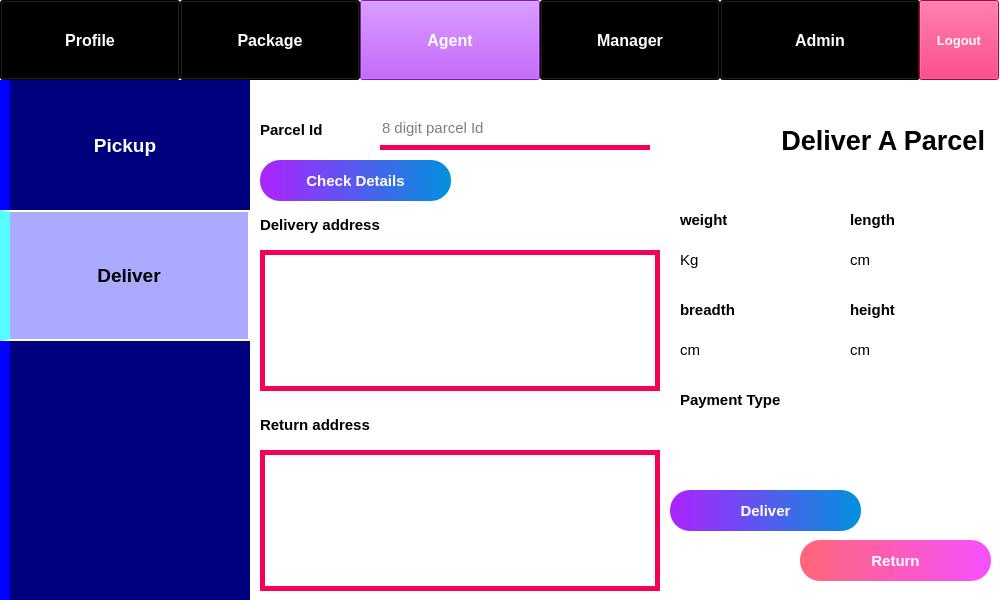
<?xml version="1.0" encoding="UTF-8"?>
<ui version="4.0">
 <class>MainWindow</class>
 <widget class="QMainWindow" name="MainWindow">
  <property name="geometry">
   <rect>
    <x>0</x>
    <y>0</y>
    <width>1000</width>
    <height>600</height>
   </rect>
  </property>
  <property name="windowTitle">
   <string>Deliver Parcel</string>
  </property>
  <property name="windowIcon">
   <iconset>
    <normaloff>../images/PMS logo.PNG</normaloff>../images/PMS logo.PNG</iconset>
  </property>
  <property name="styleSheet">
   <string notr="true">background-color: rgb(255, 255, 255);</string>
  </property>
  <widget class="QWidget" name="centralwidget">
   <widget class="QPushButton" name="pushButton">
    <property name="geometry">
     <rect>
      <x>0</x>
      <y>0</y>
      <width>180</width>
      <height>80</height>
     </rect>
    </property>
    <property name="font">
     <font>
      <pointsize>12</pointsize>
      <weight>75</weight>
      <bold>true</bold>
     </font>
    </property>
    <property name="styleSheet">
     <string notr="true">background-color: rgb(0, 0, 0);
color: rgb(255, 255, 255);</string>
    </property>
    <property name="text">
     <string>Profile</string>
    </property>
   </widget>
   <widget class="QPushButton" name="pushButton_2">
    <property name="geometry">
     <rect>
      <x>180</x>
      <y>0</y>
      <width>180</width>
      <height>80</height>
     </rect>
    </property>
    <property name="font">
     <font>
      <pointsize>12</pointsize>
      <weight>75</weight>
      <bold>true</bold>
     </font>
    </property>
    <property name="styleSheet">
     <string notr="true">background-color: rgb(0, 0, 0);
color: rgb(255, 255, 255);</string>
    </property>
    <property name="text">
     <string>Package</string>
    </property>
   </widget>
   <widget class="QPushButton" name="pushButton_3">
    <property name="geometry">
     <rect>
      <x>360</x>
      <y>0</y>
      <width>180</width>
      <height>80</height>
     </rect>
    </property>
    <property name="font">
     <font>
      <pointsize>12</pointsize>
      <weight>75</weight>
      <bold>true</bold>
     </font>
    </property>
    <property name="styleSheet">
     <string notr="true">background-color: rgb(173, 35, 255);
color: rgb(255, 255, 255);</string>
    </property>
    <property name="text">
     <string>Agent</string>
    </property>
   </widget>
   <widget class="QPushButton" name="pushButton_4">
    <property name="geometry">
     <rect>
      <x>540</x>
      <y>0</y>
      <width>180</width>
      <height>80</height>
     </rect>
    </property>
    <property name="font">
     <font>
      <pointsize>12</pointsize>
      <weight>75</weight>
      <bold>true</bold>
     </font>
    </property>
    <property name="styleSheet">
     <string notr="true">background-color: rgb(0, 0, 0);
color: rgb(255, 255, 255);</string>
    </property>
    <property name="text">
     <string>Manager</string>
    </property>
   </widget>
   <widget class="QPushButton" name="pushButton_5">
    <property name="geometry">
     <rect>
      <x>720</x>
      <y>0</y>
      <width>200</width>
      <height>80</height>
     </rect>
    </property>
    <property name="font">
     <font>
      <pointsize>12</pointsize>
      <weight>75</weight>
      <bold>true</bold>
     </font>
    </property>
    <property name="styleSheet">
     <string notr="true">background-color: rgb(0, 0, 0);
color: rgb(255, 255, 255);</string>
    </property>
    <property name="text">
     <string>Admin</string>
    </property>
   </widget>
   <widget class="QPushButton" name="pushButton_6">
    <property name="geometry">
     <rect>
      <x>260</x>
      <y>160</y>
      <width>191</width>
      <height>41</height>
     </rect>
    </property>
    <property name="font">
     <font>
      <pointsize>11</pointsize>
      <weight>75</weight>
      <bold>true</bold>
     </font>
    </property>
    <property name="styleSheet">
     <string notr="true">background-color: qlineargradient(spread:pad, x1:0, y1:0, x2:1, y2:0, stop:0 rgba(173, 35, 255, 255), stop:1 rgba(0, 145, 221, 255));
color: rgb(255, 255, 255);
border-radius: 20px;</string>
    </property>
    <property name="text">
     <string>Check Details</string>
    </property>
   </widget>
   <widget class="QPushButton" name="pushButton_7">
    <property name="geometry">
     <rect>
      <x>919</x>
      <y>0</y>
      <width>80</width>
      <height>80</height>
     </rect>
    </property>
    <property name="font">
     <font>
      <pointsize>10</pointsize>
      <weight>75</weight>
      <bold>true</bold>
     </font>
    </property>
    <property name="styleSheet">
     <string notr="true">background-color: rgb(245, 0, 87);
color: rgb(255, 255, 255);</string>
    </property>
    <property name="text">
     <string>Logout</string>
    </property>
   </widget>
   <widget class="QLabel" name="label">
    <property name="geometry">
     <rect>
      <x>0</x>
      <y>80</y>
      <width>250</width>
      <height>520</height>
     </rect>
    </property>
    <property name="styleSheet">
     <string notr="true">background-color: rgb(0, 0, 127);
border-left: 10px solid rgb(0, 0, 255);</string>
    </property>
    <property name="text">
     <string/>
    </property>
   </widget>
   <widget class="QPushButton" name="pushButton_8">
    <property name="geometry">
     <rect>
      <x>0</x>
      <y>80</y>
      <width>250</width>
      <height>131</height>
     </rect>
    </property>
    <property name="font">
     <font>
      <pointsize>14</pointsize>
      <weight>75</weight>
      <bold>true</bold>
     </font>
    </property>
    <property name="styleSheet">
     <string notr="true">background-color: rgb(0, 0, 127);
color: rgb(255, 255, 255);
border-left: 10px solid rgb(0, 0, 255);</string>
    </property>
    <property name="text">
     <string>Pickup</string>
    </property>
    <property name="flat">
     <bool>true</bool>
    </property>
   </widget>
   <widget class="QPushButton" name="pushButton_9">
    <property name="geometry">
     <rect>
      <x>0</x>
      <y>210</y>
      <width>250</width>
      <height>131</height>
     </rect>
    </property>
    <property name="font">
     <font>
      <pointsize>14</pointsize>
      <weight>75</weight>
      <bold>true</bold>
     </font>
    </property>
    <property name="styleSheet">
     <string notr="true">background-color: rgb(170, 170, 255);
color: rgb(0, 0, 0);
border: 2px solid white;
border-left: 10px solid rgb(85, 255, 255);
</string>
    </property>
    <property name="text">
     <string>Deliver</string>
    </property>
    <property name="flat">
     <bool>true</bool>
    </property>
   </widget>
   <widget class="QLabel" name="label_2">
    <property name="geometry">
     <rect>
      <x>660</x>
      <y>100</y>
      <width>340</width>
      <height>81</height>
     </rect>
    </property>
    <property name="font">
     <font>
      <pointsize>20</pointsize>
      <weight>75</weight>
      <bold>true</bold>
     </font>
    </property>
    <property name="styleSheet">
     <string notr="true">background-color: rgba(255, 255, 255, 0.5);</string>
    </property>
    <property name="text">
     <string>Deliver A Parcel  </string>
    </property>
    <property name="alignment">
     <set>Qt::AlignRight|Qt::AlignTrailing|Qt::AlignVCenter</set>
    </property>
   </widget>
   <widget class="QLabel" name="label_5">
    <property name="geometry">
     <rect>
      <x>250</x>
      <y>80</y>
      <width>741</width>
      <height>521</height>
     </rect>
    </property>
    <property name="text">
     <string/>
    </property>
    <property name="pixmap">
     <pixmap>../images/deliver.png</pixmap>
    </property>
    <property name="scaledContents">
     <bool>true</bool>
    </property>
   </widget>
   <widget class="QLabel" name="label_3">
    <property name="geometry">
     <rect>
      <x>680</x>
      <y>200</y>
      <width>100</width>
      <height>40</height>
     </rect>
    </property>
    <property name="font">
     <font>
      <pointsize>11</pointsize>
      <weight>75</weight>
      <bold>true</bold>
     </font>
    </property>
    <property name="text">
     <string>weight</string>
    </property>
   </widget>
   <widget class="QLabel" name="label_4">
    <property name="geometry">
     <rect>
      <x>850</x>
      <y>200</y>
      <width>101</width>
      <height>40</height>
     </rect>
    </property>
    <property name="font">
     <font>
      <pointsize>11</pointsize>
      <weight>75</weight>
      <bold>true</bold>
     </font>
    </property>
    <property name="styleSheet">
     <string notr="true">background-color: rgba(255, 255, 255, 0.5);</string>
    </property>
    <property name="text">
     <string>length</string>
    </property>
   </widget>
   <widget class="QLabel" name="label_6">
    <property name="geometry">
     <rect>
      <x>680</x>
      <y>290</y>
      <width>101</width>
      <height>40</height>
     </rect>
    </property>
    <property name="font">
     <font>
      <pointsize>11</pointsize>
      <weight>75</weight>
      <bold>true</bold>
     </font>
    </property>
    <property name="styleSheet">
     <string notr="true">background-color: rgba(255, 255, 255, 0.5);</string>
    </property>
    <property name="text">
     <string>breadth</string>
    </property>
   </widget>
   <widget class="QLabel" name="label_7">
    <property name="geometry">
     <rect>
      <x>850</x>
      <y>290</y>
      <width>101</width>
      <height>40</height>
     </rect>
    </property>
    <property name="font">
     <font>
      <pointsize>11</pointsize>
      <weight>75</weight>
      <bold>true</bold>
     </font>
    </property>
    <property name="styleSheet">
     <string notr="true">background-color: rgba(255, 255, 255, 0.5);</string>
    </property>
    <property name="text">
     <string>height</string>
    </property>
   </widget>
   <widget class="QLabel" name="label_8">
    <property name="geometry">
     <rect>
      <x>260</x>
      <y>410</y>
      <width>181</width>
      <height>30</height>
     </rect>
    </property>
    <property name="font">
     <font>
      <pointsize>11</pointsize>
      <weight>75</weight>
      <bold>true</bold>
     </font>
    </property>
    <property name="styleSheet">
     <string notr="true">background-color: rgba(255, 255, 255, 0.5);</string>
    </property>
    <property name="text">
     <string>Return address</string>
    </property>
   </widget>
   <widget class="QLabel" name="label_9">
    <property name="geometry">
     <rect>
      <x>680</x>
      <y>240</y>
      <width>100</width>
      <height>40</height>
     </rect>
    </property>
    <property name="font">
     <font>
      <pointsize>11</pointsize>
      <weight>50</weight>
      <bold>false</bold>
     </font>
    </property>
    <property name="text">
     <string>Kg</string>
    </property>
   </widget>
   <widget class="QLabel" name="label_10">
    <property name="geometry">
     <rect>
      <x>850</x>
      <y>240</y>
      <width>100</width>
      <height>40</height>
     </rect>
    </property>
    <property name="font">
     <font>
      <pointsize>11</pointsize>
      <weight>50</weight>
      <bold>false</bold>
     </font>
    </property>
    <property name="styleSheet">
     <string notr="true">background-color: rgba(255, 255, 255, 0.5);</string>
    </property>
    <property name="text">
     <string>cm</string>
    </property>
   </widget>
   <widget class="QLabel" name="label_11">
    <property name="geometry">
     <rect>
      <x>680</x>
      <y>330</y>
      <width>100</width>
      <height>40</height>
     </rect>
    </property>
    <property name="font">
     <font>
      <pointsize>11</pointsize>
      <weight>50</weight>
      <bold>false</bold>
     </font>
    </property>
    <property name="text">
     <string>cm</string>
    </property>
   </widget>
   <widget class="QLabel" name="label_12">
    <property name="geometry">
     <rect>
      <x>850</x>
      <y>330</y>
      <width>100</width>
      <height>40</height>
     </rect>
    </property>
    <property name="font">
     <font>
      <pointsize>11</pointsize>
      <weight>50</weight>
      <bold>false</bold>
     </font>
    </property>
    <property name="styleSheet">
     <string notr="true">background-color: rgba(255, 255, 255, 0.5);</string>
    </property>
    <property name="text">
     <string>cm</string>
    </property>
   </widget>
   <widget class="QLabel" name="label_13">
    <property name="geometry">
     <rect>
      <x>260</x>
      <y>110</y>
      <width>101</width>
      <height>40</height>
     </rect>
    </property>
    <property name="font">
     <font>
      <pointsize>11</pointsize>
      <weight>75</weight>
      <bold>true</bold>
     </font>
    </property>
    <property name="styleSheet">
     <string notr="true">background-color: rgba(255, 255, 255, 0.5);</string>
    </property>
    <property name="text">
     <string>Parcel Id</string>
    </property>
   </widget>
   <widget class="QLineEdit" name="lineEdit">
    <property name="geometry">
     <rect>
      <x>380</x>
      <y>110</y>
      <width>270</width>
      <height>40</height>
     </rect>
    </property>
    <property name="font">
     <font>
      <pointsize>11</pointsize>
     </font>
    </property>
    <property name="styleSheet">
     <string notr="true">border: none;
border-bottom: 5px solid rgb(245, 0, 87);
background-color: rgba(255, 255, 255, 0.5);</string>
    </property>
    <property name="placeholderText">
     <string>8 digit parcel Id</string>
    </property>
   </widget>
   <widget class="QLabel" name="label_14">
    <property name="geometry">
     <rect>
      <x>260</x>
      <y>210</y>
      <width>201</width>
      <height>30</height>
     </rect>
    </property>
    <property name="font">
     <font>
      <pointsize>11</pointsize>
      <weight>75</weight>
      <bold>true</bold>
     </font>
    </property>
    <property name="styleSheet">
     <string notr="true">background-color: rgba(255, 255, 255, 0);</string>
    </property>
    <property name="text">
     <string>Delivery address</string>
    </property>
   </widget>
   <widget class="QTextBrowser" name="textBrowser">
    <property name="geometry">
     <rect>
      <x>260</x>
      <y>250</y>
      <width>400</width>
      <height>141</height>
     </rect>
    </property>
    <property name="styleSheet">
     <string notr="true">border: 5px solid rgb(245, 0, 87);
background-color: rgba(255, 255, 255, 0.5);</string>
    </property>
   </widget>
   <widget class="QTextBrowser" name="textBrowser_2">
    <property name="geometry">
     <rect>
      <x>260</x>
      <y>450</y>
      <width>400</width>
      <height>141</height>
     </rect>
    </property>
    <property name="styleSheet">
     <string notr="true">border: 5px solid rgb(245, 0, 87);
background-color: rgba(255, 255, 255, 0.5);</string>
    </property>
   </widget>
   <widget class="QPushButton" name="pushButton_10">
    <property name="geometry">
     <rect>
      <x>670</x>
      <y>490</y>
      <width>191</width>
      <height>41</height>
     </rect>
    </property>
    <property name="font">
     <font>
      <pointsize>11</pointsize>
      <weight>75</weight>
      <bold>true</bold>
     </font>
    </property>
    <property name="styleSheet">
     <string notr="true">background-color: qlineargradient(spread:pad, x1:0, y1:0, x2:1, y2:0, stop:0 rgba(173, 35, 255, 255), stop:1 rgba(0, 145, 221, 255));
color: rgb(255, 255, 255);
border-radius: 20px;</string>
    </property>
    <property name="text">
     <string>Deliver</string>
    </property>
   </widget>
   <widget class="QPushButton" name="pushButton_11">
    <property name="geometry">
     <rect>
      <x>800</x>
      <y>540</y>
      <width>191</width>
      <height>41</height>
     </rect>
    </property>
    <property name="font">
     <font>
      <pointsize>11</pointsize>
      <weight>75</weight>
      <bold>true</bold>
     </font>
    </property>
    <property name="styleSheet">
     <string notr="true">background-color: qlineargradient(spread:pad, x1:1, y1:0, x2:0, y2:0, stop:0 rgba(248, 80, 255, 255), stop:1 rgba(255, 103, 119, 255));
color: rgb(255, 255, 255);
border-radius: 20px;</string>
    </property>
    <property name="text">
     <string>Return</string>
    </property>
   </widget>
   <widget class="QLabel" name="label_15">
    <property name="geometry">
     <rect>
      <x>680</x>
      <y>420</y>
      <width>171</width>
      <height>40</height>
     </rect>
    </property>
    <property name="font">
     <font>
      <pointsize>11</pointsize>
      <weight>50</weight>
      <bold>false</bold>
     </font>
    </property>
    <property name="styleSheet">
     <string notr="true">background-color: rgba(255, 255, 255, 0.5);</string>
    </property>
    <property name="text">
     <string/>
    </property>
   </widget>
   <widget class="QLabel" name="label_16">
    <property name="geometry">
     <rect>
      <x>680</x>
      <y>380</y>
      <width>171</width>
      <height>40</height>
     </rect>
    </property>
    <property name="font">
     <font>
      <pointsize>11</pointsize>
      <weight>75</weight>
      <bold>true</bold>
     </font>
    </property>
    <property name="styleSheet">
     <string notr="true">background-color: rgba(255, 255, 255, 0.5);</string>
    </property>
    <property name="text">
     <string>Payment Type</string>
    </property>
   </widget>
   <zorder>pushButton</zorder>
   <zorder>pushButton_2</zorder>
   <zorder>pushButton_3</zorder>
   <zorder>pushButton_4</zorder>
   <zorder>pushButton_5</zorder>
   <zorder>pushButton_7</zorder>
   <zorder>label</zorder>
   <zorder>pushButton_8</zorder>
   <zorder>pushButton_9</zorder>
   <zorder>label_5</zorder>
   <zorder>label_2</zorder>
   <zorder>label_3</zorder>
   <zorder>label_4</zorder>
   <zorder>label_6</zorder>
   <zorder>label_7</zorder>
   <zorder>label_8</zorder>
   <zorder>label_9</zorder>
   <zorder>label_10</zorder>
   <zorder>label_11</zorder>
   <zorder>label_12</zorder>
   <zorder>label_13</zorder>
   <zorder>lineEdit</zorder>
   <zorder>label_14</zorder>
   <zorder>textBrowser</zorder>
   <zorder>textBrowser_2</zorder>
   <zorder>pushButton_6</zorder>
   <zorder>pushButton_10</zorder>
   <zorder>pushButton_11</zorder>
   <zorder>label_15</zorder>
   <zorder>label_16</zorder>
  </widget>
 </widget>
 <resources/>
 <connections/>
</ui>
